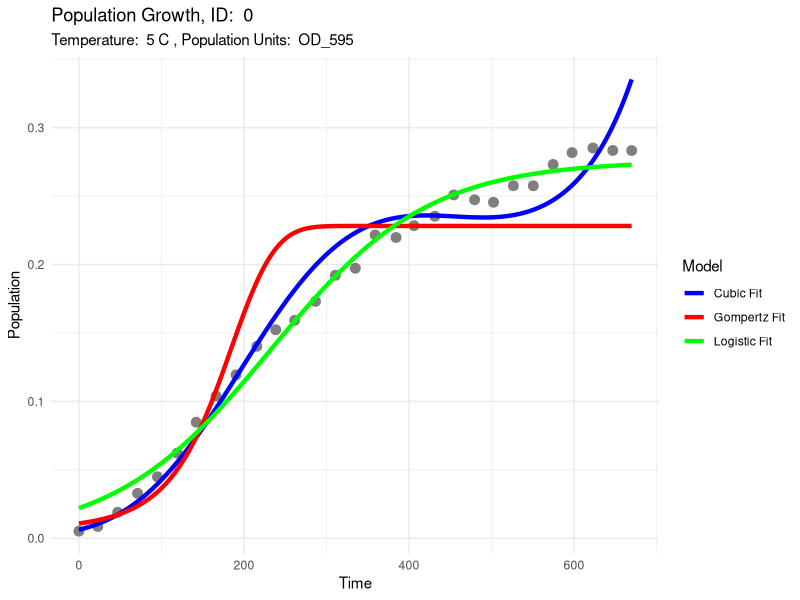
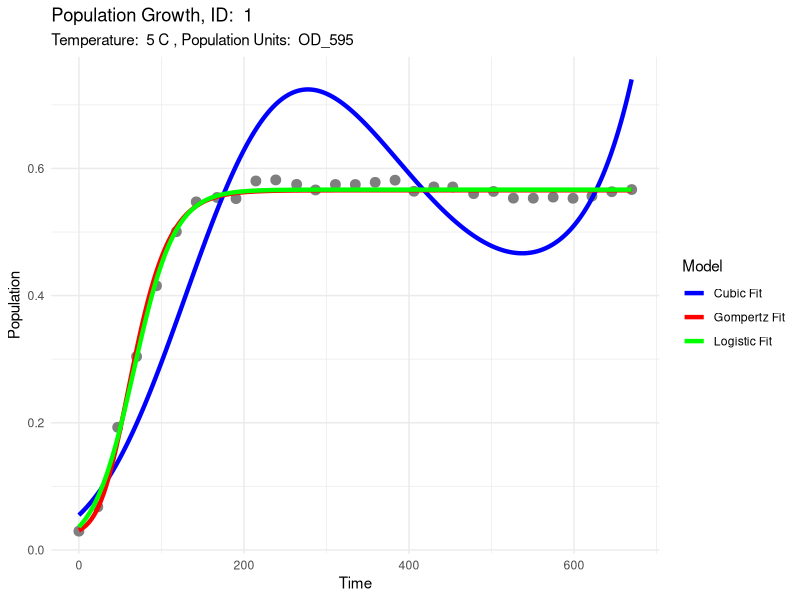
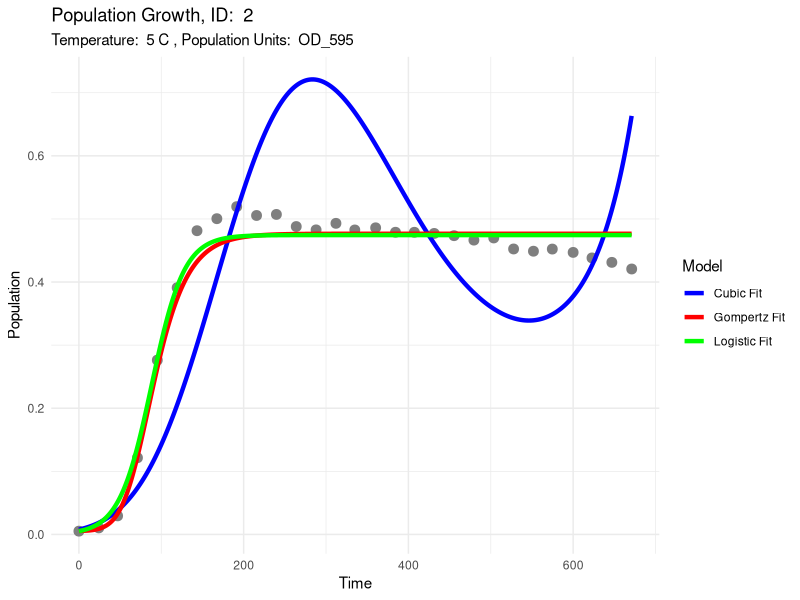
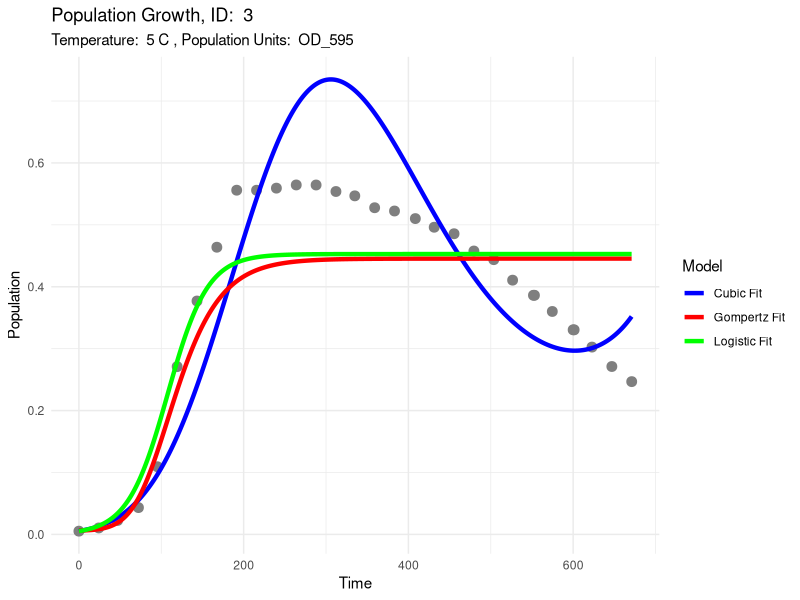
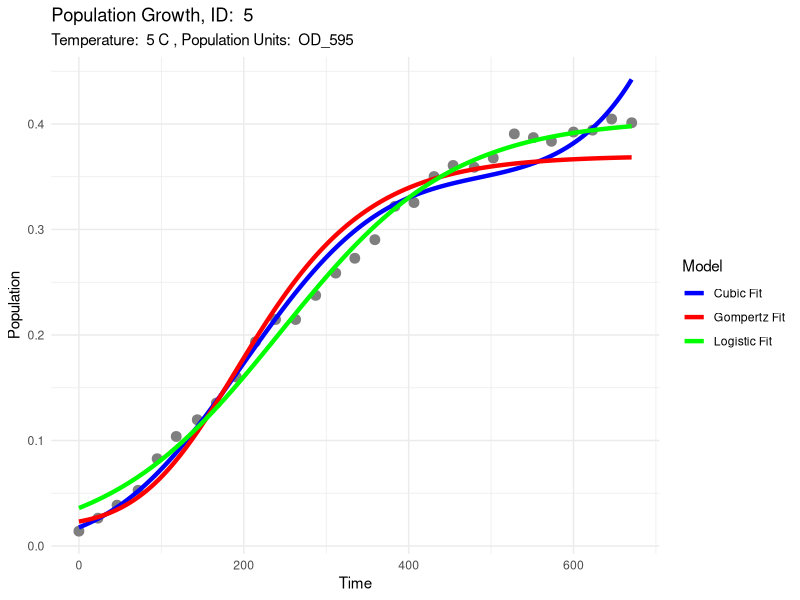
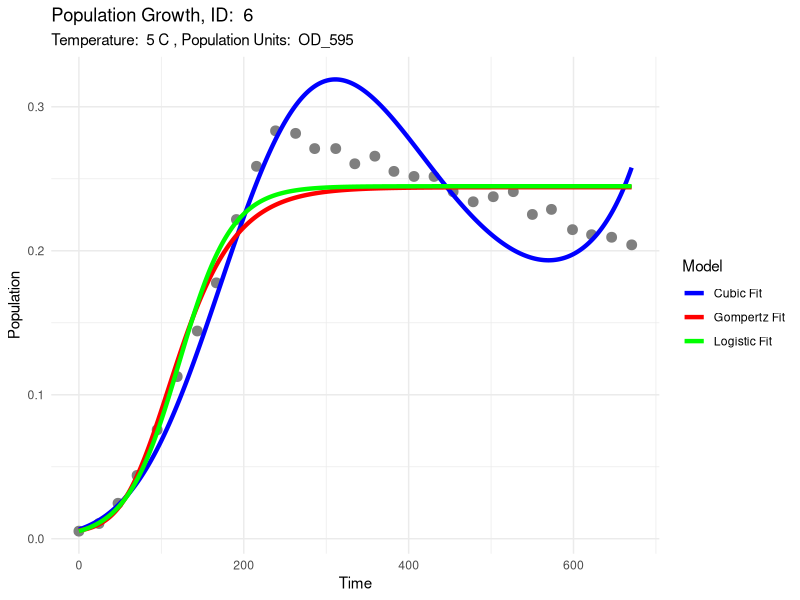
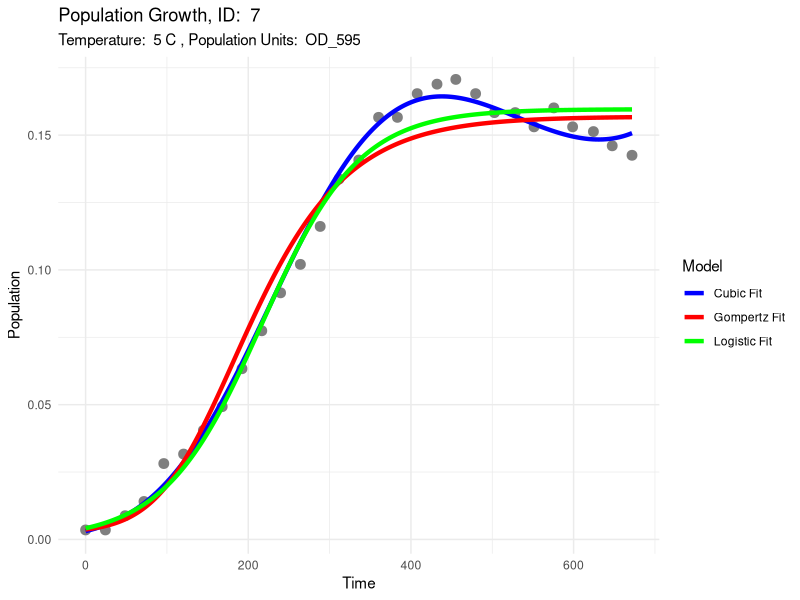
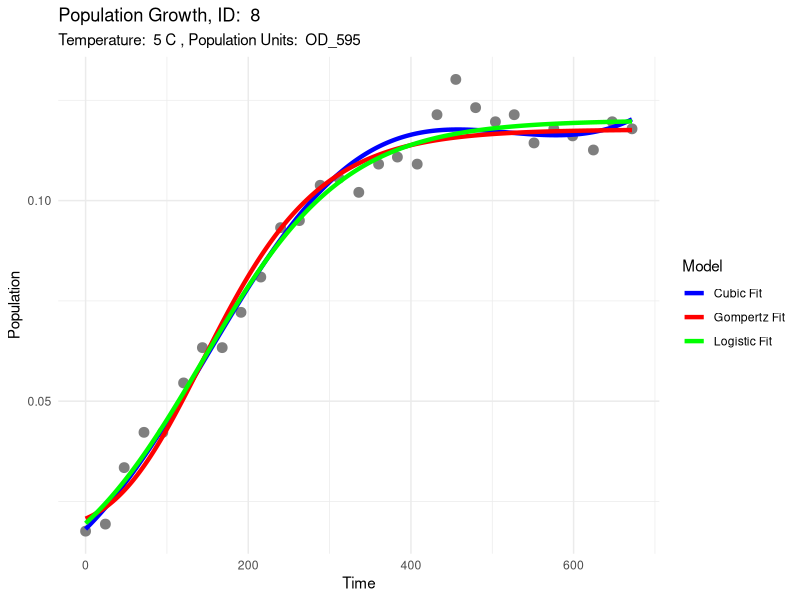

These charts were generated, in order, by the following R code: (Note: this script raises an error after producing the figures.)
# import packages
library(ggplot2)
library(purrr)
library(dplyr)

# Logistic Model Formula
logistic_model <- function(t, r_max, K, N_0){ # The classic logistic equation
  return(N_0 * K * exp(r_max * t)/(K + N_0 * (exp(r_max * t) - 1)))
}

# Gompertz Model Formula
gompertz_model <- function(t, r_max, K, N_0, t_lag){
  return(N_0 + (K - N_0) * exp(-exp(r_max * exp(1) * (t_lag - t)/((K - N_0) * log(10)) + 1)))
} 

# import Data & Subset
data <- read.csv("../results/stats_data.csv")
Data <- read.csv("../data/WrangledData.csv")

# Subset Data into unique IDs corresponding to individual growth curves
Data2 <- group_split(Data, ID)
data2 <- group_split(data, Temperature)

###############################
### PLOT EVERY SINGLE GRAPH ###
###############################
print("Plotting every single curve")
graph_func = function(x,sdf){
  df <- x
  data_id <- unique(df$ID)
  Stats_d <- sdf
  subset_stats <- Stats_d[Stats_d$SubsetID == data_id,]
  timepoints <- seq(min(df$Time), max(df$Time), 0.1)
  
  c_mod <- lm(log(PopBio) ~ poly(Time, 3), data = df)
  
  predicted_cubic <- exp(predict(c_mod, newdata = data.frame(Time = timepoints)))
  
  predicted_gompertz <- exp(gompertz_model(t = timepoints,
                                           r_max = subset_stats$Gompertz_r_max,
                                           K = subset_stats$Gompertz_K,
                                           N_0 = subset_stats$Gompertz_N_0,
                                           t_lag = subset_stats$Gompertz_t_lag))
  
  predicted_logistic <- logistic_model(t = timepoints,
                                       r_max = subset_stats$Logistic_r_max,
                                       K = subset_stats$Logistic_K,
                                       N_0 = subset_stats$Logistic_N_0)
  
  df1 <- data.frame(timepoints, predicted_gompertz, predicted_logistic, predicted_cubic)
  
  p <- ggplot(data = df, aes(x = Time, y = PopBio))+
    geom_point(aes(x=Time, y =PopBio, color="Observed"),size=3) +
    geom_line(data = df1, aes(x = timepoints, y = predicted_cubic, color = "Cubic Fit"), linewidth = 1.5) +
    geom_line(data = df1 ,aes(x = timepoints, y = predicted_gompertz, color = "Gompertz Fit"), linewidth = 1.5) +
    geom_line(data= df1, aes(x = timepoints, y = predicted_logistic, color = "Logistic Fit"), linewidth = 1.5) +
    
    labs(
      title = paste("Population Growth, ID: ", data_id),
      subtitle = paste("Temperature: ", unique(df$Temp),"C", ",", "Population Units: ", unique(df$PopBio_units)),
      x = "Time",
      y = "Population",
      color = "Model"
    ) +
    
    scale_color_manual(values = c("Cubic Fit" = "blue", "Gompertz Fit" = "red", "Logistic Fit" = "green")) +
    theme_minimal()
  
  suppressMessages(ggsave(paste0("../plots", "/plot", data_id, ".pdf"),p)) # suppressmessages speeds it up as prevents printing to console
  
}

fixthis_graph_func = possibly(.f = graph_func, quiet = TRUE)
x <- system.time(lapply(Data2, function(df) fixthis_graph_func(df, data)))[1]
print(paste0("Plotting Graphs completed in ", round(x,4), " seconds"))

###############################################
### PLOT SAME CURVE IN LOG AND LINEAR SPACE ###
###############################################
# First in Linear Space

df <- Data2[[226]]
data_id <- unique(df$ID)
Stats_d <- data
subset_stats <- Stats_d[Stats_d$SubsetID == data_id,]
timepoints <- seq(min(df$Time), max(df$Time), 0.1)

c_mod <- lm(log(PopBio) ~ poly(Time, 3), data = df)

predicted_cubic <- exp(predict(c_mod, newdata = data.frame(Time = timepoints)))

predicted_gompertz <- exp(gompertz_model(t = timepoints,
                                         r_max = subset_stats$Gompertz_r_max,
                                         K = subset_stats$Gompertz_K,
                                         N_0 = subset_stats$Gompertz_N_0,
                                         t_lag = subset_stats$Gompertz_t_lag))

predicted_logistic <- logistic_model(t = timepoints,
                                     r_max = subset_stats$Logistic_r_max,
                                     K = subset_stats$Logistic_K,
                                     N_0 = subset_stats$Logistic_N_0)

df1 <- data.frame(timepoints, predicted_gompertz, predicted_logistic, predicted_cubic)
png("../results/LinearMod.png", height = 3500, width = 3500, res = 500)
ggplot(data = df, aes(x = Time, y = PopBio)) +
  geom_point(aes(x = Time, y = PopBio, color = "Observed"), size = 4) +
  geom_line(data = df1, aes(x = timepoints, y = predicted_cubic, color = "Cubic"), linewidth = 1.7) +
  geom_line(data = df1, aes(x = timepoints, y = predicted_gompertz, color = "Gompertz"), linewidth = 1.7) +
  geom_line(data = df1, aes(x = timepoints, y = predicted_logistic, color = "Logistic"), linewidth = 1.7) +
  labs(
    title = paste("Population Growth, ID: ", data_id),
    subtitle = paste("Temperature: ", unique(df$Temp), "C", ",", "Population Units: ", unique(df$PopBio_units)),
    x = "Time",
    y = "Population",
    color = "Model"
  ) +
  scale_color_manual(values = c("Cubic" = "blue", "Gompertz" = "red", "Logistic" = "green")) +
  theme_minimal() +
  theme(
    legend.position = c(0.3,0.75),
    text = element_text(family = "Times New Roman"),  # Adjust font family and size
    plot.title = element_text(face = "bold", size = 21),
    plot.subtitle = element_text(size = 15),# Main title font size
    axis.title.x = element_text(size = 23),  # X-axis title font size
    axis.title.y = element_text(size = 23),  # Y-axis title font size
    axis.text = element_text(size = 17),  # Axis text font size
    legend.title = element_text(size = 18),  # Legend title font size
    legend.text = element_text(size = 19),
    aspect.ratio = 1,
    legend.key = element_rect(fill = "white", colour = "white"),
    legend.background = element_rect(fill = "white", colour = "white")
  )+labs(color = NULL) +
  guides(color = guide_legend(title = NULL)) 
graphics.off()

# Secondly in Log Space
df <- Data2[[226]]
data_id <- unique(df$ID)
Stats_d <- data
subset_stats <- Stats_d[Stats_d$SubsetID == data_id,]
timepoints <- seq(min(df$Time), max(df$Time), 0.1)

c_mod <- lm(log(PopBio) ~ poly(Time, 3), data = df)

predicted_cubicL <- predict(c_mod, newdata = data.frame(Time = timepoints))

predicted_gompertzL <- gompertz_model(t = timepoints,
                                         r_max = subset_stats$Gompertz_r_max,
                                         K = subset_stats$Gompertz_K,
                                         N_0 = subset_stats$Gompertz_N_0,
                                         t_lag = subset_stats$Gompertz_t_lag)

predicted_logisticL <- log(logistic_model(t = timepoints,
                                     r_max = subset_stats$Logistic_r_max,
                                     K = subset_stats$Logistic_K,
                                     N_0 = subset_stats$Logistic_N_0))

df2 <- data.frame(timepoints, predicted_gompertzL, predicted_logisticL, predicted_cubicL)

png("../results/LogMod.png",width = 3500, height = 3500, res = 500)
ggplot(data = df, aes(x = Time, y = log(PopBio))) +
  geom_point(aes(x = Time, y = log(PopBio), color = "Observed"), size = 4) +
  geom_line(data = df2, aes(x = timepoints, y = predicted_cubicL, color = "Cubic Fit"), linewidth = 1.7) +
  geom_line(data = df2, aes(x = timepoints, y = predicted_gompertzL, color = "Gompertz Fit"), linewidth = 1.7) +
  geom_line(data = df2, aes(x = timepoints, y = predicted_logisticL, color = "Logistic Fit"), linewidth = 1.7) +
  labs(
    title = paste("Population Growth, ID: ", data_id),
    subtitle = paste("Temperature: ", unique(df$Temp), "C", ",", "Population Units: ", unique(df$PopBio_units)),
    x = "Time",
    y = "Log Population",
    color = "Model"
  ) +
  scale_color_manual(values = c("Cubic Fit" = "blue", "Gompertz Fit" = "red", "Logistic Fit" = "green")) +
  theme_minimal() +
  theme(
    legend.position = c(0.3,0.8),
    text = element_text(family = "Times New Roman"),  # Adjust font family and size
    plot.title = element_text(face = "bold", size = 21),
    plot.subtitle = element_text(size = 15),# Main title font size
    axis.title.x = element_text(size = 23),  # X-axis title font size
    axis.title.y = element_text(size = 23),  # Y-axis title font size
    axis.text = element_text(size = 17),  # Axis text font size
    legend.title = element_text(size = 18),  # Legend title font size
    legend.text = element_text(size = 19),
    aspect.ratio = 1,
    legend.key = element_rect(fill = "white", colour = "white"),
    legend.background = element_rect(fill = "white", colour = "white")
  )+labs(color = NULL) +
  guides(color = guide_legend(title = NULL)) 

graphics.off()
df <- subset(df, select = c(-Citation,-PopBio_units,-Time_units, -Rep, -ID))
write.csv(df, "../results/Figure1Data.csv", row.names = FALSE, quote = FALSE)


#############################################################################################
### DATA FRAME SHOWING WHICH MODELS PERFORM BEST AT DIFFERENT TEMPERATRURES PER CRITERION ###
#############################################################################################

AIC_winner_temp <- bind_rows(lapply(data2, function(data) {
  data.frame(
    Temperature = unique(data$Temperature),
    Logistic = sum(data$AIC_Winner == "Logistic"),
    Gompertz = sum(data$AIC_Winner == "Gompertz"),
    Cubic = sum(data$AIC_Winner == "Cubic"),
    LogisticProp = round(sum(data$AIC_Winner == "Logistic")/(sum(data$AIC_Winner == "Logistic")+sum(data$AIC_Winner == "Gompertz")+sum(data$AIC_Winner == "Cubic")),3),
    GompertzProp = round(sum(data$AIC_Winner == "Gompertz")/(sum(data$AIC_Winner == "Logistic")+sum(data$AIC_Winner == "Gompertz")+sum(data$AIC_Winner == "Cubic")),3),
    CubicProp= round(sum(data$AIC_Winner == "Cubic")/(sum(data$AIC_Winner == "Logistic")+sum(data$AIC_Winner == "Gompertz")+sum(data$AIC_Winner == "Cubic")),3)
  )
}))

write.csv(AIC_winner_temp, "../results/AICtemp.csv", row.names = FALSE, quote = FALSE)

######################################################################
### PLOT PERFORMANCE OF EACH MODEL THROUGH ALL UNIQUE TEMPERATURES ###
######################################################################

png("../results/proportionplot.png", height = 2000, width = 4000, res = 500)
ggplot(data = AIC_winner_temp, aes(x = Temperature)) +
  geom_line(aes(y = LogisticProp, color = "Logistic"), linewidth = 1.2) +
  geom_line(aes(y = GompertzProp, color = "Gompertz"), linewidth = 1.2) +
  geom_line(aes(y = CubicProp, color = "Cubic"), linewidth = 1.2) +
  labs(title = "Proportion of AIC Winners by Temperature",
       x = "Temperature",
       y = "Proportion of Best Fits",
       color = "Model") +
  scale_color_manual(values = c("Logistic" = "blue", "Gompertz" = "green", "Cubic" = "red")) +
  theme_minimal() +
  theme(legend.position = c(0.65,0.8),
        legend.title = element_blank(),
        legend.text = element_text(size = 16),
        axis.text = element_text(size = 14),
        axis.title = element_text(size = 18),
        title = element_text(size =20),
        aspect.ratio = 0.4,
        text = element_text(family = "Times New Roman"),
        legend.background = element_rect(fill = "white", colour = "white"))
graphics.off()

#############################
### TABLE FOR BEST MODELS ###
#############################

Logistic_bestfits <- data.frame(AICc = sum(data$AIC_Winner == "Logistic"),
                                BIC = sum(data$BIC_Winner == "Logistic"),
                                Rsqrd = sum(data$Rsqrd_Winner == "Logistic"),
                                AkaikeW = sum(data$Akaike_Winner == "Logistic"))

Cubic_bestfits <- data.frame(AICc = sum(data$AIC_Winner == "Cubic"),
                             BIC = sum(data$BIC_Winner == "Cubic"),
                             Rsqrd = sum(data$Rsqrd_Winner == "Cubic"),
                             AkaikeW = sum(data$Akaike_Winner == "Cubic"))

Gompertz_bestfits <- data.frame(AICc = sum(data$AIC_Winner == "Gompertz"),
                                BIC = sum(data$BIC_Winner == "Gompertz"),
                                Rsqrd = sum(data$Rsqrd_Winner == "Gompertz"),
                                AkaikeW = sum(data$Akaike_Winner == "Gompertz"))

# Combine data frames into one
sammt <- rbind(c("Model", "AICc", "BIC", "R^2", "AkaikeW"), c("Logistic", Logistic_bestfits$AICc, Logistic_bestfits$BIC, Logistic_bestfits$Rsqrd, Logistic_bestfits$AkaikeW),c("Cubic", Cubic_bestfits$AICc, Cubic_bestfits$BIC, Cubic_bestfits$Rsqrd, Cubic_bestfits$AkaikeW), c("Gompertz", Gompertz_bestfits$AICc, Gompertz_bestfits$BIC, Gompertz_bestfits$Rsqrd, Gompertz_bestfits$AkaikeW))

sammy <- as.data.frame(sammt)
rownames(sammy) <- NULL
colnames(sammy) <- NULL

write.csv(sammy,"../results/bestmodeltable.csv", row.names = FALSE, quote = FALSE)


#################################################
### CSV CONTAINING ROBUST PARAMETER ESTIMATES ###
#################################################
# note groups had to be made as pdf files do not permit the tables running onto the next pages

# Assuming 'data' is your original data frame
paramdf <- subset(data, select = c(Species, Temperature, Rmax, K))
paramdf$Species <- sub("^(.*?)\\..*$", "\\1", paramdf$Species)

# Create a factor to split the data into four groups
paramdf$Group <- as.factor(cut(seq_along(paramdf$Species), breaks = 5, labels = FALSE))

# Split the data frame into four groups
split_data <- split(paramdf, paramdf$Group)

# Write each subset to a separate CSV file
for (i in seq_along(split_data)) {
  filename <- paste0("../results/paramdf_", i, ".csv")
  write.csv(split_data[[i]], filename, row.names = FALSE, quote = FALSE)
}

